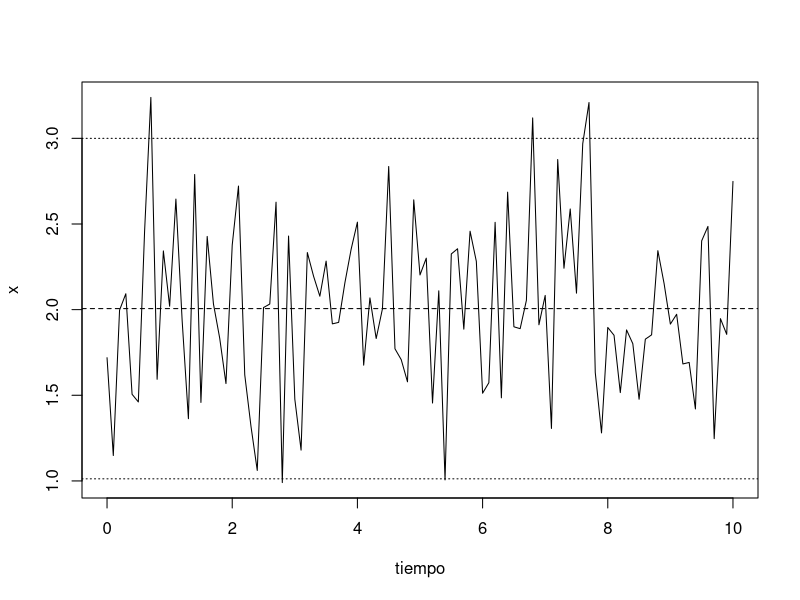
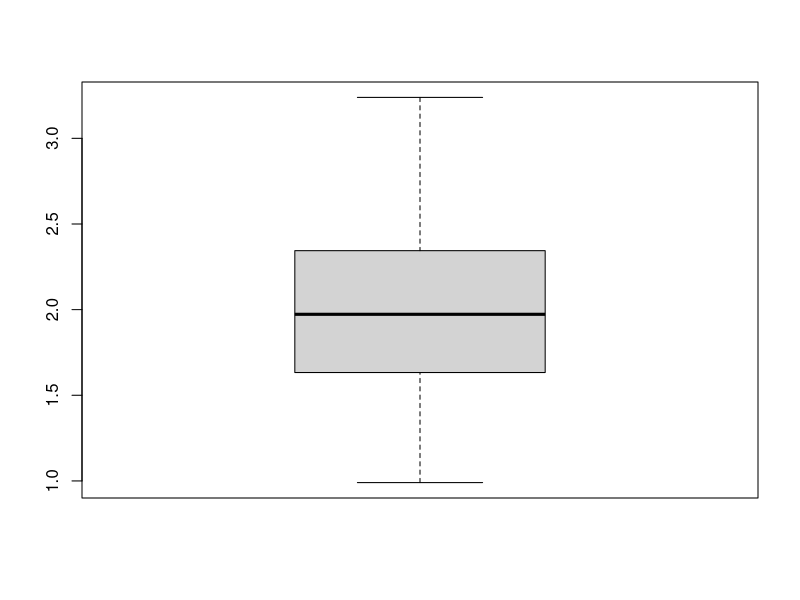
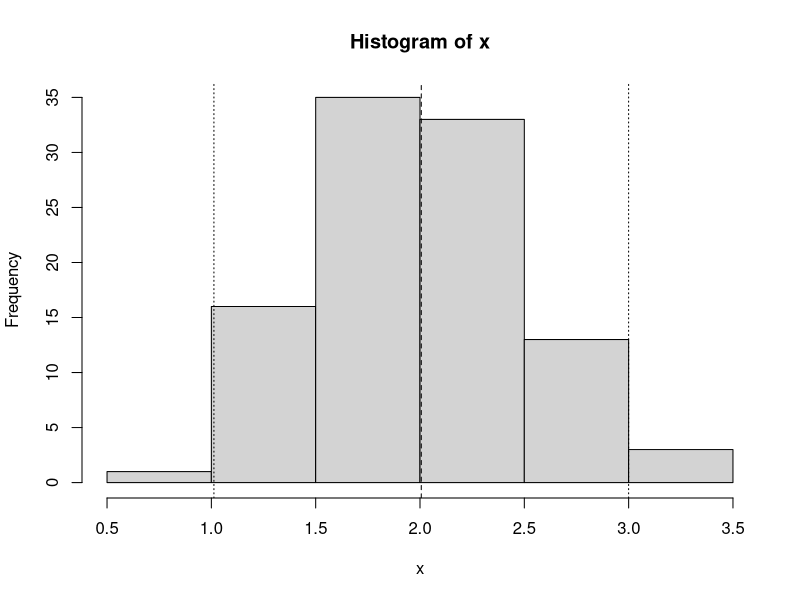
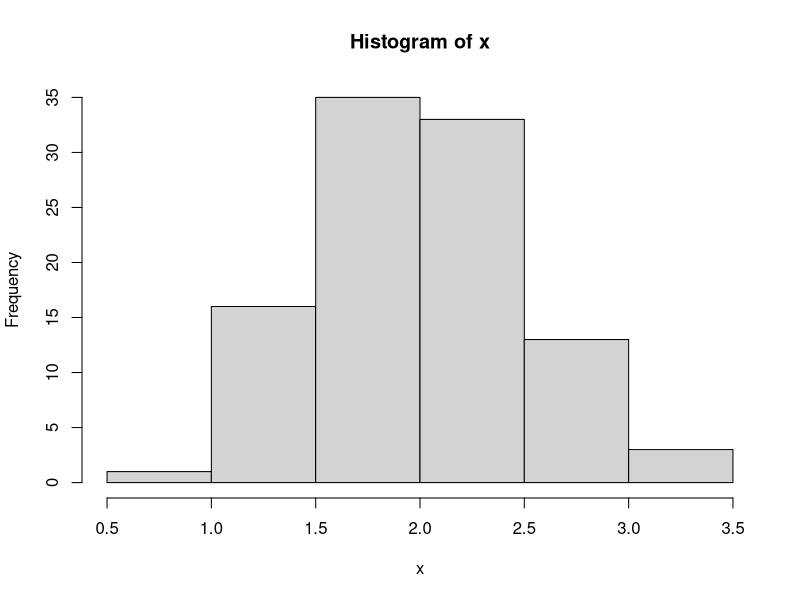
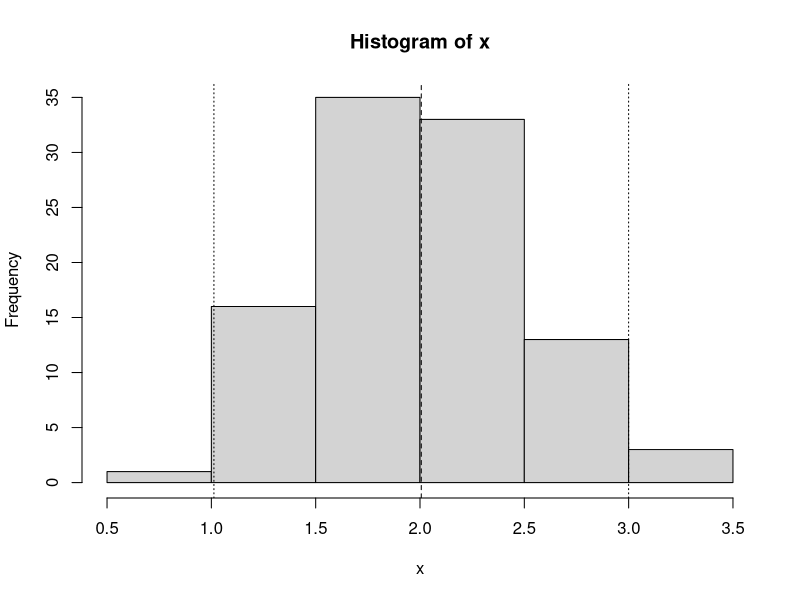
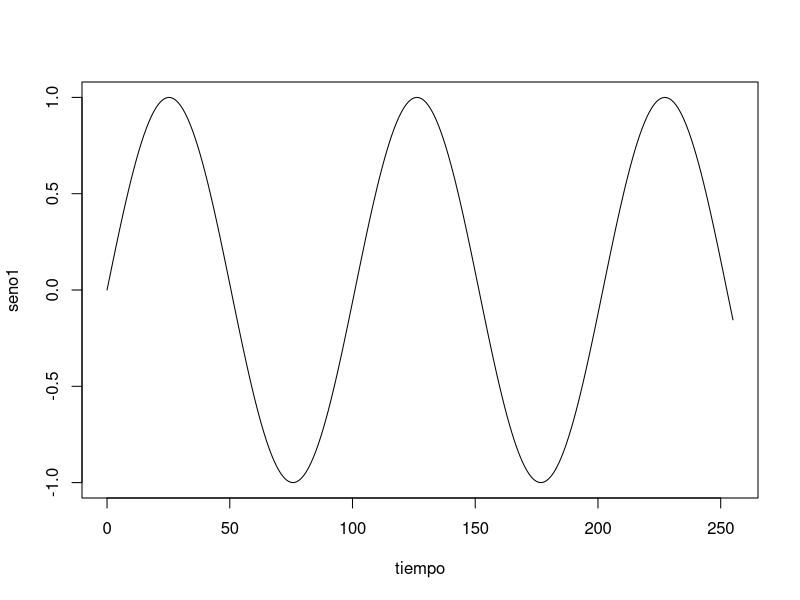
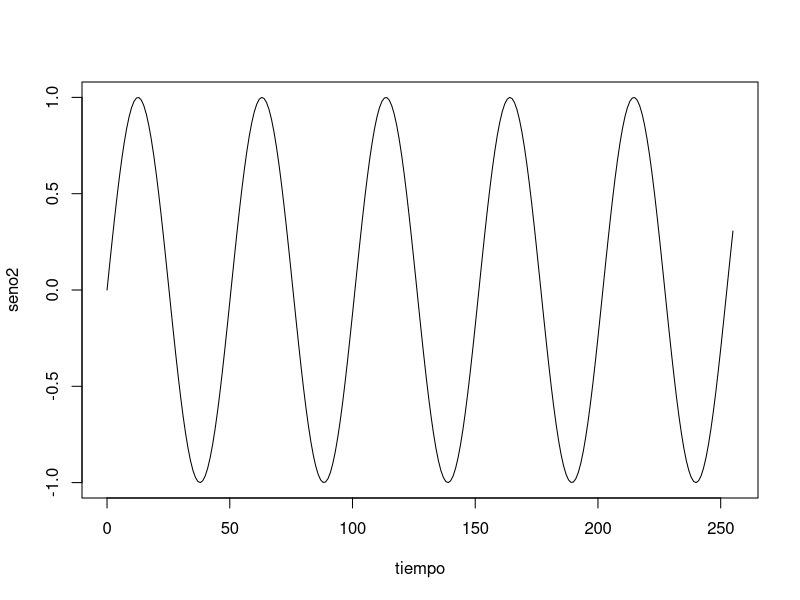
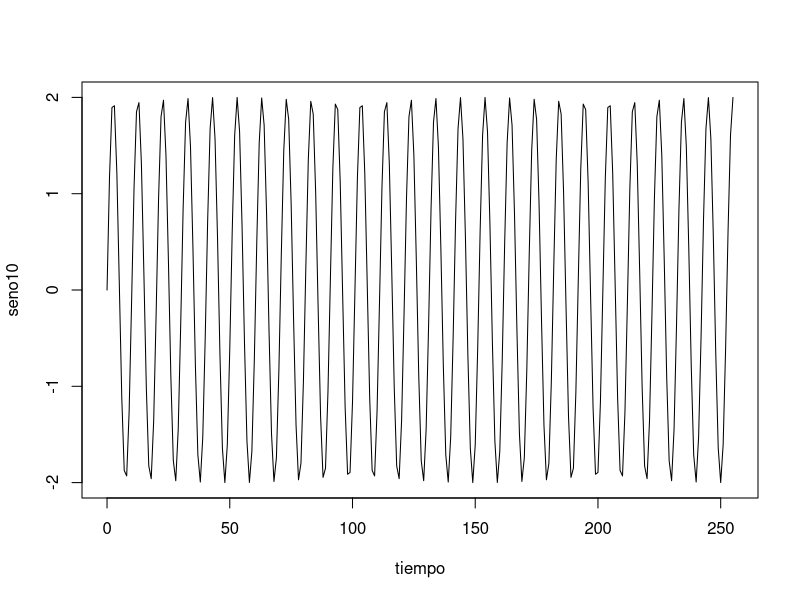

Write R code to recreate these figures, in order.
tiempo <- seq(0,10,0.1)

N <- length(tiempo)

x <- rnorm(N,2,0.5)

mean(x)

sd(x)

plot(tiempo,x,type = 'l')

abline(h=mean(x),lty=2)

abline(h=mean(x)+2*sd(x),lty=3)
abline(h=mean(x)-2*sd(x),lty=3)


boxplot(x)

hist(x)

abline(v=mean(x),lty=2)

abline(v=mean(x)+2*sd(x),lty=3)
abline(v=mean(x)-2*sd(x),lty=3)


hx <- hist(x)

hist(x)

abline(v=mean(x),lty=2)

abline(v=mean(x)+2*sd(x),lty=3)
abline(v=mean(x)-2*sd(x),lty=3)


x.ts <- ts(rnorm(N,mean = 2,0.5),start = 0,10)

frequency(x.ts)

deltat(x.ts)

x.ts
time(x.ts)


#senoidales

tiempo <- seq(0,255,1)


ciclos <- 1

amplitud <- 1

seno1 <- amplitud*sin(ciclos*2*pi*tiempo/N)

plot(tiempo,seno1,'l')


ciclos <- 2

amplitud <- 1

seno2 <- amplitud*sin(ciclos*2*pi*tiempo/N)

plot(tiempo,seno2,'l')

ciclos <- 10

amplitud <- 2

seno10 <- amplitud*sin(ciclos*2*pi*tiempo/N)

plot(tiempo,seno10,'l')

ciclos <- 20

amplitud <- 0.5

seno20 <- amplitud*sin(ciclos*2*pi*tiempo/N)

plot(tiempo,seno20,'l')

niveldc <- rep(1,256)

plot(tiempo,niveldc,'l')

seno121020dc <- seno1+seno10+seno2+seno20+niveldc

plot(tiempo,seno121020dc,'l')

#transformada de fourier (rapida)

fft.seno1 <- fft(seno1)

plot(Mod(fft.seno1),type = 'l') #se muestra solo el modulo y no la fase(argumento), la fase es dificil de explicar

#como no existen posiciones de vectores negativos los representa en lado opuesto del grafico
#se usa tiempo 256 porque es 2 a la n, para aprovechar la redudancia.

seno1a <- Re(fft(fft.seno1,inverse = TRUE)/N) #tiene que estar la inversa para reconstruirla

plot(tiempo,seno1a,type = 'l')

fft.seno2 <- fft(seno2)

plot(Mod(fft.seno2),type = 'l') #se muestra solo el modulo y no la fase(argumento), la fase es dificil de explicar

fft.seno10 <- fft(seno10)

plot(Mod(fft.seno10),type = 'l') #se muestra solo el modulo y no la fase(argumento), la fase es dificil de explicar

fft.seno20 <- fft(seno20)

plot(Mod(fft.seno20),type = 'l') #se muestra solo el modulo y no la fase(argumento), la fase es dificil de explicar

fft.niveldc <- fft(niveldc)

plot(Mod(fft.niveldc),type = 'l') #se muestra solo el modulo y no la fase(argumento), la fase es dificil de explicar

fft.seno121020dc <- fft(seno121020dc)

plot(Mod(fft.seno121020dc),type = 'l') #se muestra solo el modulo y no la fase(argumento), la fase es dificil de explicar
